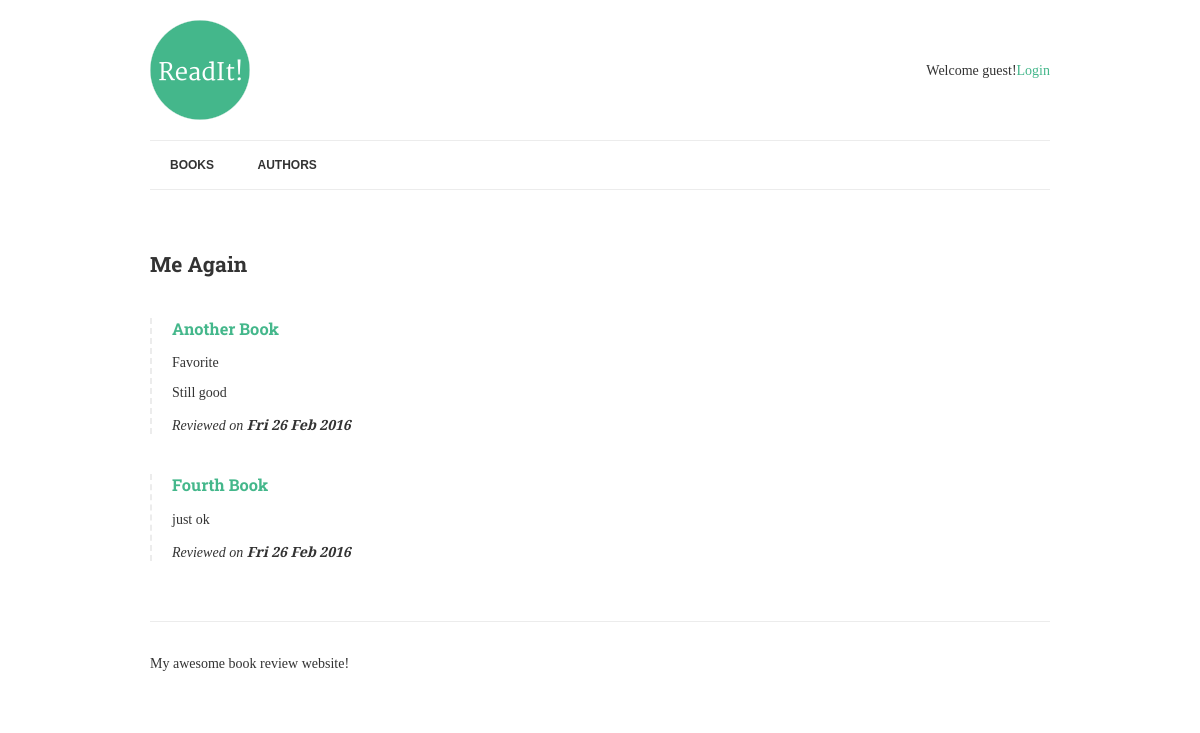
The page /authors/2/ on the database its author committed.
### books/models.py (models this page shows, shortened)
class Author(models.Model):
	name = models.CharField(max_length=70,help_text='use pen name, not real name',unique=True)

class Book(models.Model):
	title = models.CharField(max_length=150)
	authors = models.ManyToManyField("Author",related_name="books")
	review = models.TextField(blank=True,null=True)
	reviewed_by = models.ForeignKey(User,blank=True,null=True,related_name="reviews")
	date_reviewed = models.DateTimeField(blank=True,null=True)
	is_favorite = models.BooleanField(default=False,verbose_name='Favorite?')

### books/views.py (the view)
# urls.py: url(r'^authors/(?P<pk>[-\w]+)/$',AuthorDetail.as_view(),name='author-detail'),
class AuthorDetail(DetailView):
	model = Author
	template_name = 'author.html'

### books/templates/author.html (shortened to what this page needs)
{% extends "base.html" %}
{% block content %}
	<h2>{{ author.name }}</h2>
	{% for book in author.books.all %}
		{% if book.review %}
		<div class="book">
			<h3><a href="{% url 'book-detail' book.pk %}">{{ book.title }}</a></h3>
			{% if book.is_favorite %}<p class="highlight">Favorite</p>{% endif %}
			<p>{{ book.review|linebreaks }}</p>
			<p class="meta">
				Reviewed on <strong>{{ book.date_reviewed|date:"D d M Y" }}</strong>
			</p>
		</div>
		{% endif %}
	{% endfor %}
{% endblock %}

### readit/static/css/style.css (style rules this page uses)
p.meta { font-style: italic; }
.book { border-left: 2px dashed #ececec; padding-left: 20px; margin: 40px 0; }
body { font-family: 'Merriweather', serif; color: #333; font-size: 14px; }
h1, h2, h3, h4, h5, h6 { font-family: 'Roboto Slab', serif; }
a { color: #44B78B; text-decoration: none; }

### rows shown on the page
Author: name "Me Again"
Book: title "Another Book", is_favorite "Favorite", review "Still good", date_reviewed "Fri 26 Feb 2016"
Book: title "Fourth Book", review "just ok", date_reviewed "Fri 26 Feb 2016"
